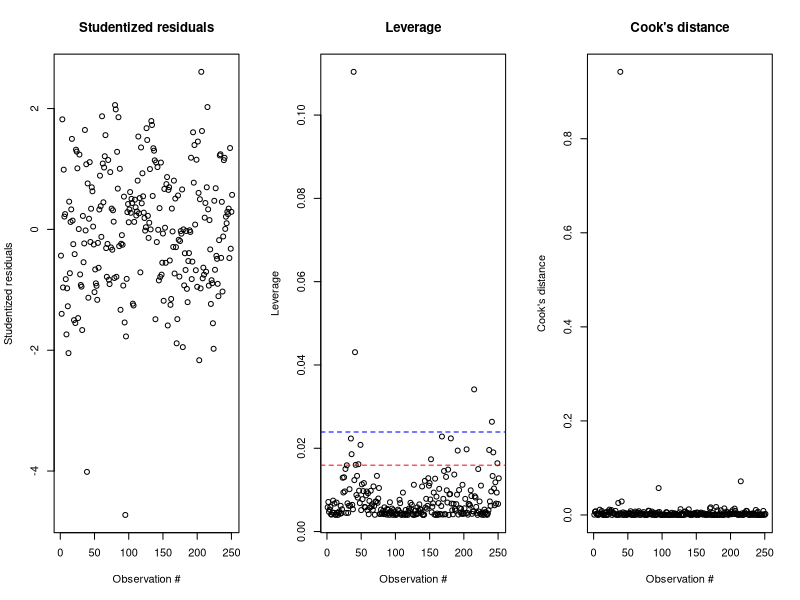
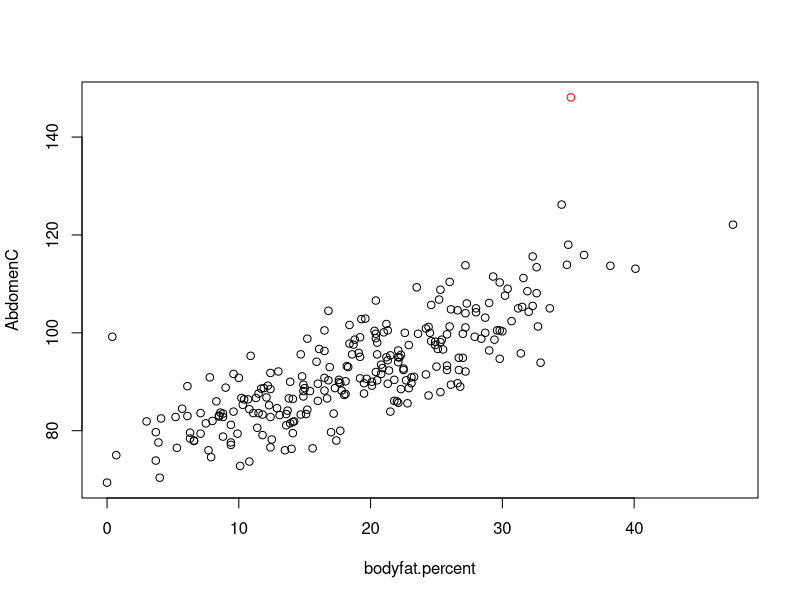
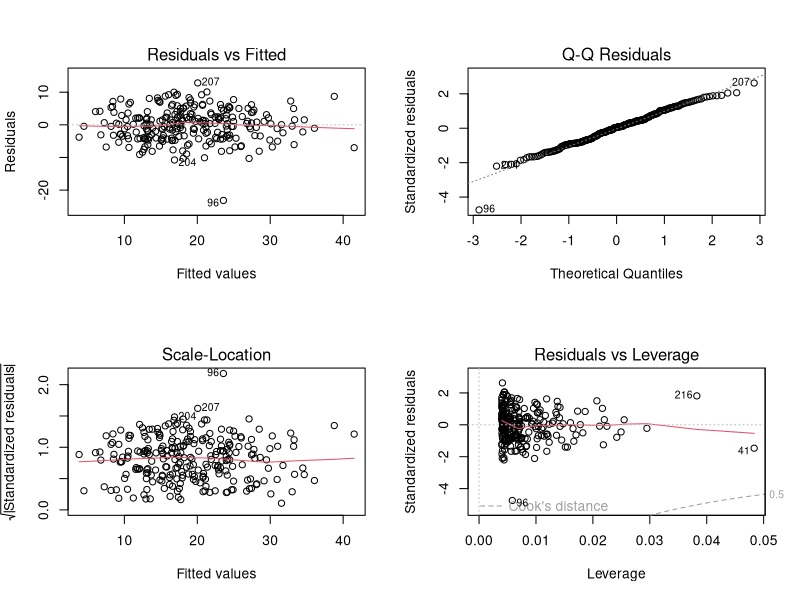
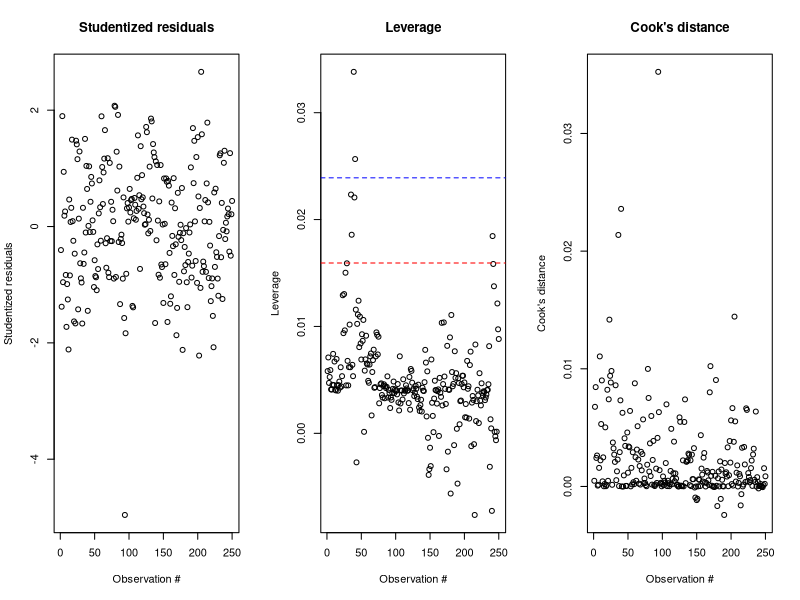
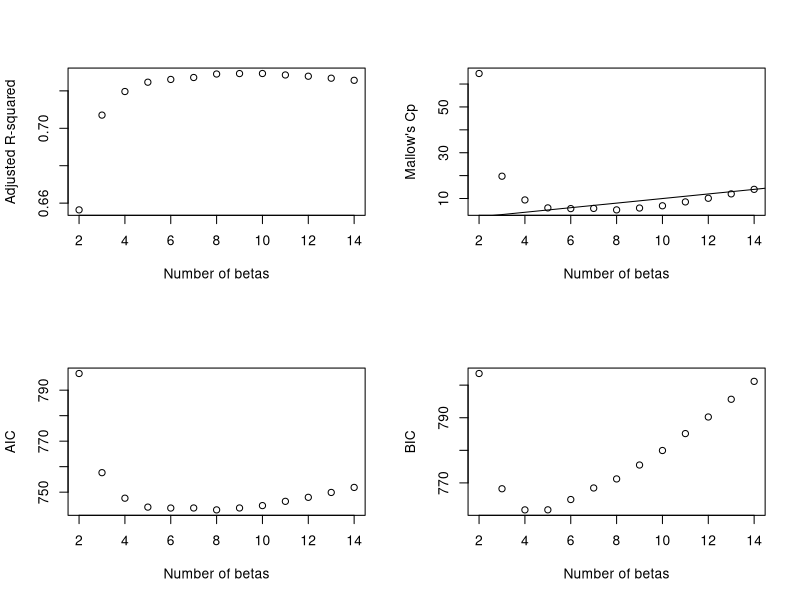
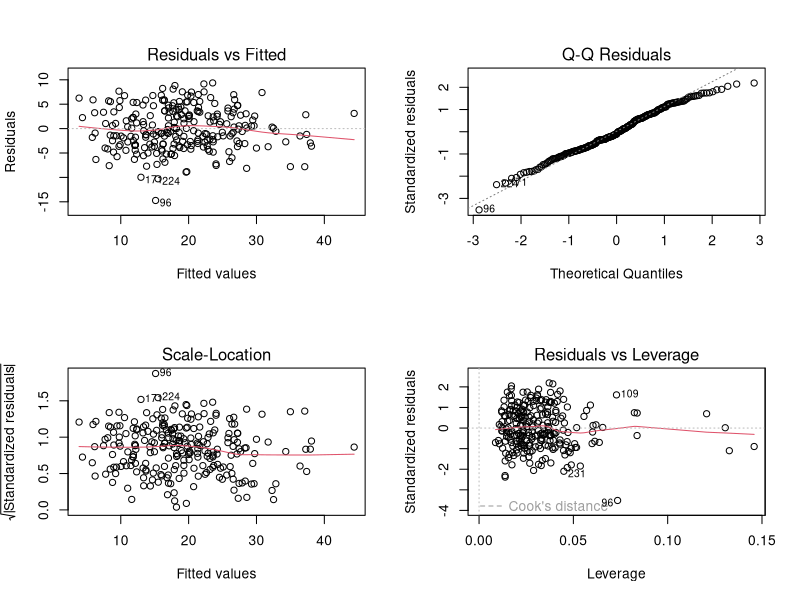
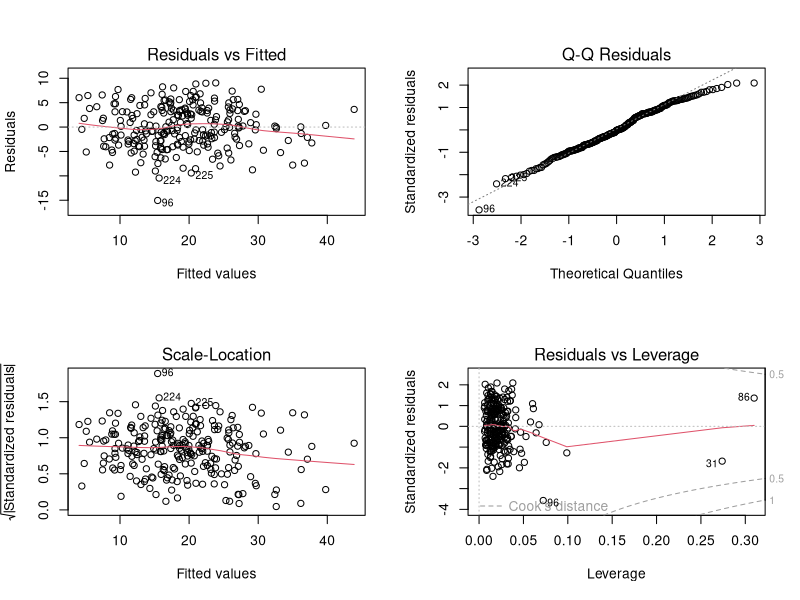
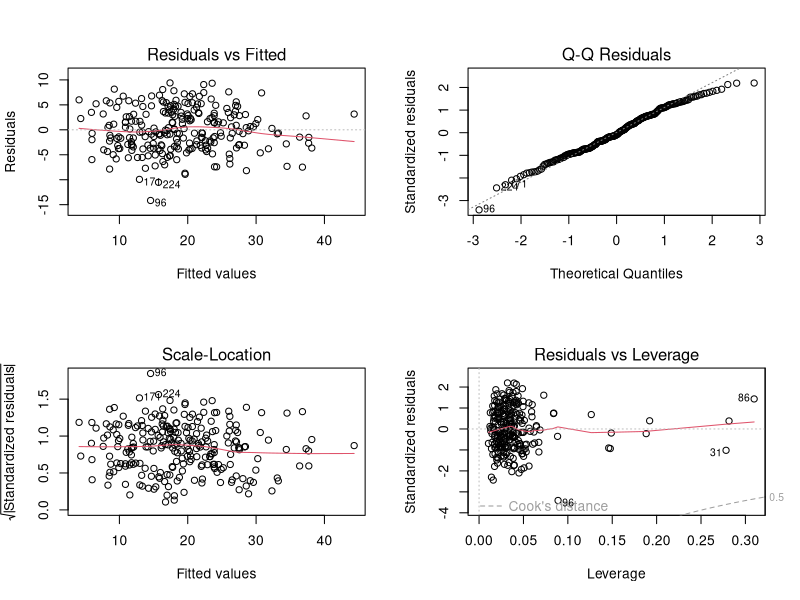

Generate these figures, in order, with R:
setwd("//udrive.win.psu.edu/Users/j/q/jql5883/Desktop/stat462")
getwd()

#data check----------------------------------------------------------------------------------
bodyfat=read.table("BODY_FAT.TXT", header=T, sep="")
bodyfat.recompute=(495/bodyfat$Density)-450
head(round(bodyfat.recompute,digits=1))
bodyfat.recompute>100
bodyfat.recompute<0
bodyfat.recompute[182]=0

bodyfat$SiriBFperc==round(bodyfat.recompute,digits=1)

bodyfat[,2]<-round(bodyfat.recompute,digits=1)
colnames(bodyfat)[colnames(bodyfat)=="SiriBFperc"] <- "bodyfat.percent"

bodyfat<-bodyfat[-42,]

attach(bodyfat)
lm_bodyfat_A=lm(bodyfat.percent~AbdomenC,data=bodyfat)
summary(lm_bodyfat_A)

n=251
p=2

residuals=lm_bodyfat_A$residuals
sigma_hat=summary(lm_bodyfat_A)$sigma
X1=model.matrix(bodyfat.percent~AbdomenC)
H=X1%*%solve(t(X1)%*%X1)%*%t(X1)
h=diag(H)
h
r=residuals/(sigma_hat*sqrt(1-h))
t=r*sqrt((n-p-1)/(n-p-r^2))
par(mfrow=c(1,3))
plot(t,xlab='Observation #',ylab='Studentized residuals',main='Studentized residuals')

thresh2=2*p/n
thresh3=3*p/n
plot(h,xlab='Observation #',ylab='Leverage',main='Leverage')
abline(h=thresh2,lty=2,col="red")
abline(h=thresh3,lty=2,col="blue")

D1=(1/p)*r^2*h/(1-h)
plot(D1,xlab='Observation #',ylab='Cook\'s distance',main='Cook\'s distance')

which(D1>0.8)
which(h>0.04) 
which(abs(t)>3)

bodyfat.percent[39]

par(mfrow=c(1,1))
plot(bodyfat.percent,AbdomenC,
     col=ifelse(bodyfat.percent==35.2, "red", "black"))

bodyfat<-bodyfat[-39,]

lm_bodyfat_A_fix=lm(bodyfat$bodyfat.percent~bodyfat$AbdomenC,data=bodyfat)
summary(lm_bodyfat_A_fix)

par(mfrow=c(2,2))
plot(lm_bodyfat_A_fix)
shapiro.test(lm_bodyfat_A_fix$residuals)

n_fix=250

residuals_fix=lm_bodyfat_A_fix$residuals
sigma_hat_fix=summary(lm_bodyfat_A_fix)$sigma
X1_fix=model.matrix(bodyfat$bodyfat.percent~bodyfat$AbdomenC)
H_fix=X1_fix%*%solve(t(X1)%*%X1)%*%t(X1)
h_fix=diag(H_fix)
h_fix
r_fix=residuals_fix/(sigma_hat_fix*sqrt(1-h_fix))
t_fix=r_fix*sqrt((n_fix-p-1)/(n_fix-p-r_fix^2))
par(mfrow=c(1,3))
plot(t_fix,xlab='Observation #',ylab='Studentized residuals',main='Studentized residuals')

thresh2=2*p/n
thresh3=3*p/n
plot(h_fix,xlab='Observation #',ylab='Leverage',main='Leverage')
abline(h=thresh2,lty=2,col="red")
abline(h=thresh3,lty=2,col="blue")

D1_fix=(1/p)*r_fix^2*h_fix/(1-h_fix)
plot(D1_fix,xlab='Observation #',ylab='Cook\'s distance',main='Cook\'s distance')

detach(bodyfat)

#A---------------------------------------------------------------------------------------------
lm.full=lm(bodyfat.percent~Over45+Weight+Height+NeckC+ChestC+AbdomenC+HipC+ThighC+KneeC+AnkleC+BicepsC+ForearmC+WristC,data=bodyfat)
summary(lm.full)

lm.back1=update(lm.full,.~.-Over45)
summary(lm.back1)

lm.back2=update(lm.back1,.~.-KneeC)
summary(lm.back2)

lm.back3=update(lm.back2,.~.-ThighC)
summary(lm.back3)

lm.back4=update(lm.back3,.~.-Weight)
summary(lm.back4)

lm.back5=update(lm.back4,.~.-ForearmC)
summary(lm.back5)

lm.back6=update(lm.back5,.~.-AnkleC)
summary(lm.back6)

lm.backward=lm.back6

#B---------------------------------------------------------------------------------------------
lm.empty=lm(bodyfat.percent~1,data=bodyfat)
summary(lm.empty)

pvalue.for1=numeric(13)
names(pvalue.for1)=c("Over45","Weight","Height","NeckC","ChestC","AbdomenC","HipC","ThighC","KneeC","AnkleC","BicepsC","ForearmC","WristC")
pvalue.for1[1]=summary(update(lm.empty,.~.+Over45))$coefficients[2,4]
pvalue.for1[2]=summary(update(lm.empty,.~.+Weight))$coefficients[2,4]
pvalue.for1[3]=summary(update(lm.empty,.~.+Height))$coefficients[2,4]
pvalue.for1[4]=summary(update(lm.empty,.~.+NeckC))$coefficients[2,4]
pvalue.for1[5]=summary(update(lm.empty,.~.+ChestC))$coefficients[2,4]
pvalue.for1[6]=summary(update(lm.empty,.~.+AbdomenC))$coefficients[2,4]
pvalue.for1[7]=summary(update(lm.empty,.~.+HipC))$coefficients[2,4]
pvalue.for1[8]=summary(update(lm.empty,.~.+ThighC))$coefficients[2,4]
pvalue.for1[9]=summary(update(lm.empty,.~.+KneeC))$coefficients[2,4]
pvalue.for1[10]=summary(update(lm.empty,.~.+AnkleC))$coefficients[2,4]
pvalue.for1[11]=summary(update(lm.empty,.~.+BicepsC))$coefficients[2,4]
pvalue.for1[12]=summary(update(lm.empty,.~.+ForearmC))$coefficients[2,4]
pvalue.for1[13]=summary(update(lm.empty,.~.+WristC))$coefficients[2,4]
pvalue.for1

lm.for1=update(lm.empty,.~.+AbdomenC)
summary(lm.for1)

pvalue.for2=numeric(12)
names(pvalue.for2)=c("Over45","Weight","Height","NeckC","ChestC","HipC","ThighC","KneeC","AnkleC","BicepsC","ForearmC","WristC")
pvalue.for2[1]=summary(update(lm.for1,.~.+Over45))$coefficients[3,4]
pvalue.for2[2]=summary(update(lm.for1,.~.+Weight))$coefficients[3,4]
pvalue.for2[3]=summary(update(lm.for1,.~.+Height))$coefficients[3,4]
pvalue.for2[4]=summary(update(lm.for1,.~.+NeckC))$coefficients[3,4]
pvalue.for2[5]=summary(update(lm.for1,.~.+ChestC))$coefficients[3,4]
pvalue.for2[6]=summary(update(lm.for1,.~.+HipC))$coefficients[3,4]
pvalue.for2[7]=summary(update(lm.for1,.~.+ThighC))$coefficients[3,4]
pvalue.for2[8]=summary(update(lm.for1,.~.+KneeC))$coefficients[3,4]
pvalue.for2[9]=summary(update(lm.for1,.~.+AnkleC))$coefficients[3,4]
pvalue.for2[10]=summary(update(lm.for1,.~.+BicepsC))$coefficients[3,4]
pvalue.for2[11]=summary(update(lm.for1,.~.+ForearmC))$coefficients[3,4]
pvalue.for2[12]=summary(update(lm.for1,.~.+WristC))$coefficients[3,4]
pvalue.for2

lm.for2=update(lm.for1,.~.+Weight)
summary(lm.for2)

pvalue.for3=numeric(11)
names(pvalue.for3)=c("Over45","Height","NeckC","ChestC","HipC","ThighC","KneeC","AnkleC","BicepsC","ForearmC","WristC")
pvalue.for3[1]=summary(update(lm.for2,.~.+Over45))$coefficients[4,4]
pvalue.for3[2]=summary(update(lm.for2,.~.+Height))$coefficients[4,4]
pvalue.for3[3]=summary(update(lm.for2,.~.+NeckC))$coefficients[4,4]
pvalue.for3[4]=summary(update(lm.for2,.~.+ChestC))$coefficients[4,4]
pvalue.for3[5]=summary(update(lm.for2,.~.+HipC))$coefficients[4,4]
pvalue.for3[6]=summary(update(lm.for2,.~.+ThighC))$coefficients[4,4]
pvalue.for3[7]=summary(update(lm.for2,.~.+KneeC))$coefficients[4,4]
pvalue.for3[8]=summary(update(lm.for2,.~.+AnkleC))$coefficients[4,4]
pvalue.for3[9]=summary(update(lm.for2,.~.+BicepsC))$coefficients[4,4]
pvalue.for3[10]=summary(update(lm.for2,.~.+ForearmC))$coefficients[4,4]
pvalue.for3[11]=summary(update(lm.for2,.~.+WristC))$coefficients[4,4]
pvalue.for3

lm.for3=update(lm.for2,.~.+WristC)
summary(lm.for3)

pvalue.for4=numeric(10)
names(pvalue.for4)=c("Over45","Height","NeckC","ChestC","HipC","ThighC","KneeC","AnkleC","BicepsC","ForearmC")
pvalue.for4[1]=summary(update(lm.for3,.~.+Over45))$coefficients[5,4]
pvalue.for4[2]=summary(update(lm.for3,.~.+Height))$coefficients[5,4]
pvalue.for4[3]=summary(update(lm.for3,.~.+NeckC))$coefficients[5,4]
pvalue.for4[4]=summary(update(lm.for3,.~.+ChestC))$coefficients[5,4]
pvalue.for4[5]=summary(update(lm.for3,.~.+HipC))$coefficients[5,4]
pvalue.for4[6]=summary(update(lm.for3,.~.+ThighC))$coefficients[5,4]
pvalue.for4[7]=summary(update(lm.for3,.~.+KneeC))$coefficients[5,4]
pvalue.for4[8]=summary(update(lm.for3,.~.+AnkleC))$coefficients[5,4]
pvalue.for4[9]=summary(update(lm.for3,.~.+BicepsC))$coefficients[5,4]
pvalue.for4[10]=summary(update(lm.for3,.~.+ForearmC))$coefficients[5,4]
pvalue.for4

lm.for4=update(lm.for3,.~.+BicepsC)
summary(lm.for4)

pvalue.for5=numeric(9)
names(pvalue.for5)=c("Over45","Height","NeckC","ChestC","HipC","ThighC","KneeC","AnkleC","ForearmC")
pvalue.for5[1]=summary(update(lm.for4,.~.+Over45))$coefficients[6,4]
pvalue.for5[2]=summary(update(lm.for4,.~.+Height))$coefficients[6,4]
pvalue.for5[3]=summary(update(lm.for4,.~.+NeckC))$coefficients[6,4]
pvalue.for5[4]=summary(update(lm.for4,.~.+ChestC))$coefficients[6,4]
pvalue.for5[5]=summary(update(lm.for4,.~.+HipC))$coefficients[6,4]
pvalue.for5[6]=summary(update(lm.for4,.~.+ThighC))$coefficients[6,4]
pvalue.for5[7]=summary(update(lm.for4,.~.+KneeC))$coefficients[6,4]
pvalue.for5[8]=summary(update(lm.for4,.~.+AnkleC))$coefficients[6,4]
pvalue.for5[9]=summary(update(lm.for4,.~.+ForearmC))$coefficients[6,4]
pvalue.for5

lm.for5=update(lm.for4,.~.+AnkleC)
summary(lm.for5)

pvalue.for6=numeric(8)
names(pvalue.for6)=c("Over45","Height","NeckC","ChestC","HipC","ThighC","KneeC","ForearmC")
pvalue.for6[1]=summary(update(lm.for5,.~.+Over45))$coefficients[7,4]
pvalue.for6[2]=summary(update(lm.for5,.~.+Height))$coefficients[7,4]
pvalue.for6[3]=summary(update(lm.for5,.~.+NeckC))$coefficients[7,4]
pvalue.for6[4]=summary(update(lm.for5,.~.+ChestC))$coefficients[7,4]
pvalue.for6[5]=summary(update(lm.for5,.~.+HipC))$coefficients[7,4]
pvalue.for6[6]=summary(update(lm.for5,.~.+ThighC))$coefficients[7,4]
pvalue.for6[7]=summary(update(lm.for5,.~.+KneeC))$coefficients[7,4]
pvalue.for6[8]=summary(update(lm.for5,.~.+ForearmC))$coefficients[7,4]
pvalue.for6

lm.forward=lm.for5

#C---------------------------------------------------------------------------------------------
install.packages("leaps")
require(leaps)
subset=regsubsets(bodyfat.percent~Over45+Weight+Height+NeckC+ChestC+AbdomenC+HipC+ThighC+KneeC+AnkleC+BicepsC+ForearmC+WristC,data=bodyfat,nvmax=13)
sum.subset=summary(subset)
sum.subset$which

p.full=14
p=2:p.full
RSS.p=sum.subset$rss
RSS.p
totalSS=sum((bodyfat$bodyfat.percent-mean(bodyfat$bodyfat.percent))^2)
R2.p=1-RSS.p/totalSS
R2.p

n=nrow(bodyfat)
R2.adj=1-(RSS.p/(n-p))/(totalSS/(n-1))
R2.adj

par(mfrow=c(2,2))
plot(p,R2.adj,xlab="Number of betas",ylab="Adjusted R-squared")

lm.R2.adj=lm(bodyfat.percent~Height+NeckC+ChestC+AbdomenC+HipC+AnkleC+BicepsC+ForearmC+WristC,data=bodyfat) #p=10

sigma.hat.full=summary(lm.full)$sigma
C.p=RSS.p/(sigma.hat.full^2)+2*p-n
C.p
plot(p,C.p,xlab="Number of betas",ylab="Mallow's Cp")
abline(0,1)

lm.C.p=lm(bodyfat.percent~Weight+AbdomenC+BicepsC+WristC,data=bodyfat) #p=5

aic.p=n*log(RSS.p/n)+2*p
aic.p
plot(p,aic.p,xlab="Number of betas",ylab="AIC")

lm.aic.p=lm(bodyfat.percent~Height+NeckC+ChestC+AbdomenC+HipC+BicepsC+WristC,data=bodyfat) #p=8

bic.p=n*log(RSS.p/n)+p*log(n)
bic.p
plot(p,bic.p,xlab="Number of betas",ylab="BIC")

lm.bic.p=lm(bodyfat.percent~Weight+AbdomenC+WristC,data=bodyfat) #p=4

#D---------------------------------------------------------------------------------------------
#install.packages("car")
library(car)

par(mfrow=c(2,2))

vif(lm.backward)
vif(lm.forward)
vif(lm.R2.adj)
vif(lm.C.p)
vif(lm.aic.p)
vif(lm.bic.p)

plot(lm.backward)
shapiro.test(lm.backward$residuals)
summary(lm.backward)

plot(lm.forward)
shapiro.test(lm.forward$residuals)
summary(lm.forward)

plot(lm.R2.adj)
shapiro.test(lm.R2.adj$residuals)
summary(lm.R2.adj)

plot(lm.C.p)
shapiro.test(lm.C.p$residuals)
summary(lm.C.p)

plot(lm.aic.p)
shapiro.test(lm.aic.p$residuals)
summary(lm.aic.p)

plot(lm.bic.p)
shapiro.test(lm.bic.p$residuals)
summary(lm.bic.p)

x0=data.frame(Weight=mean(bodyfat$Weight),AbdomenC=mean(bodyfat$AbdomenC),WristC=mean(bodyfat$WristC))
PI=predict(lm.bic.p,new=x0,interval='prediction',level=0.95)
PI
